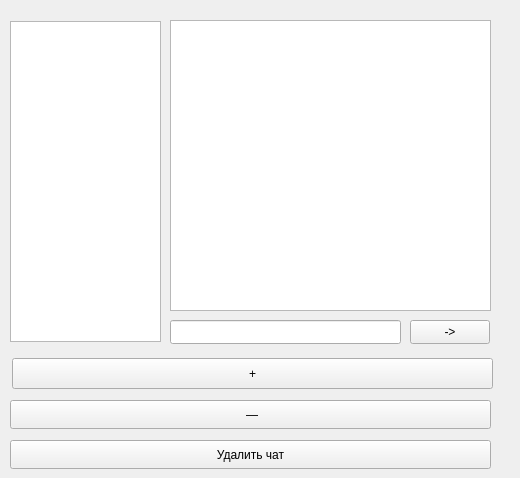
<?xml version="1.0" encoding="UTF-8"?>
<ui version="4.0">
 <class>Form</class>
 <widget class="QWidget" name="Form">
  <property name="geometry">
   <rect>
    <x>0</x>
    <y>0</y>
    <width>520</width>
    <height>478</height>
   </rect>
  </property>
  <property name="windowTitle">
   <string>Form</string>
  </property>
  <widget class="QPushButton" name="pushButton_2">
   <property name="geometry">
    <rect>
     <x>410</x>
     <y>320</y>
     <width>80</width>
     <height>24</height>
    </rect>
   </property>
   <property name="text">
    <string>-&gt;</string>
   </property>
  </widget>
  <widget class="QListWidget" name="userListWidget">
   <property name="geometry">
    <rect>
     <x>10</x>
     <y>21</y>
     <width>151</width>
     <height>321</height>
    </rect>
   </property>
  </widget>
  <widget class="QTextBrowser" name="textBrowser">
   <property name="geometry">
    <rect>
     <x>170</x>
     <y>20</y>
     <width>321</width>
     <height>291</height>
    </rect>
   </property>
  </widget>
  <widget class="QLineEdit" name="lineEdit">
   <property name="geometry">
    <rect>
     <x>170</x>
     <y>320</y>
     <width>231</width>
     <height>24</height>
    </rect>
   </property>
  </widget>
  <widget class="QPushButton" name="pushButton">
   <property name="geometry">
    <rect>
     <x>12</x>
     <y>358</y>
     <width>481</width>
     <height>31</height>
    </rect>
   </property>
   <property name="text">
    <string>+</string>
   </property>
  </widget>
  <widget class="QPushButton" name="pushButton_3">
   <property name="geometry">
    <rect>
     <x>10</x>
     <y>400</y>
     <width>481</width>
     <height>29</height>
    </rect>
   </property>
   <property name="text">
    <string> —</string>
   </property>
  </widget>
  <widget class="QPushButton" name="pushButton_4">
   <property name="geometry">
    <rect>
     <x>10</x>
     <y>440</y>
     <width>481</width>
     <height>29</height>
    </rect>
   </property>
   <property name="text">
    <string>Удалить чат</string>
   </property>
  </widget>
 </widget>
 <resources/>
 <connections/>
</ui>
